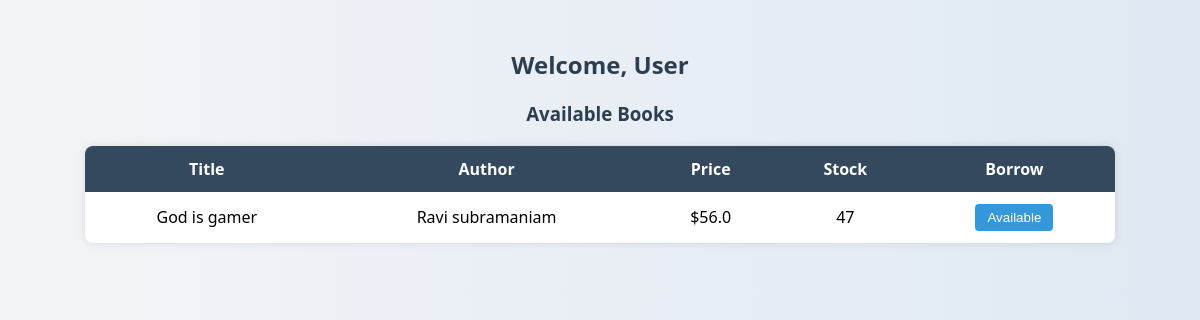
The app's page /user/home, older data.
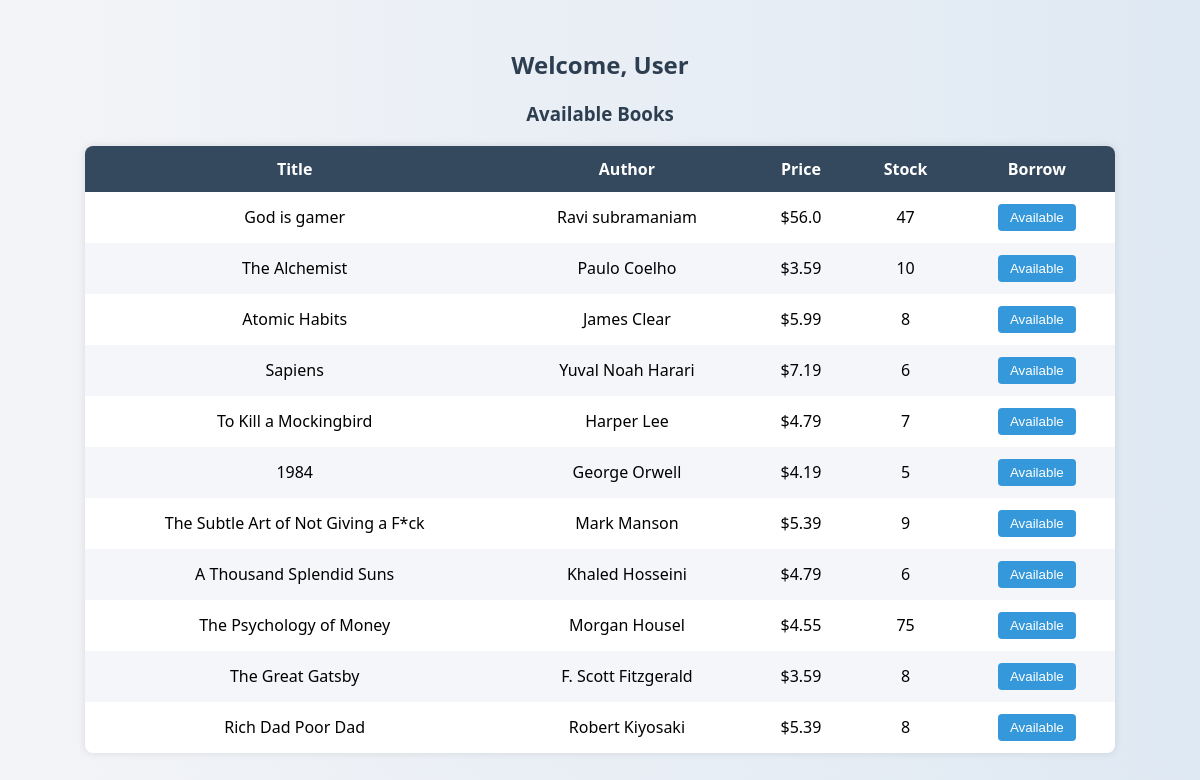
The same page, newer data.
### tables this page shows
CREATE TABLE books(book_id integer primary key autoincrement,
    book_title text not null,
    author text not null,
    price float not null,
    stock integer not null);

### app.py (the view)
@app.route("/user/home")
def user_home():
    conn = get_connection()
    cursor = conn.cursor()
    cursor.execute("SELECT * FROM books")
    books = cursor.fetchall()
    conn.close()
    return render_template("user_home.html", books=books)

### app.py (called while the page is built)
def get_connection():
    return sqlite3.connect("library.db")

### templates/user_home.html (shortened to what this page needs)
<!DOCTYPE html>
<html>
<head>
</head>
<body>
    <h2>Welcome, User</h2>
    <h3>Available Books</h3>
    <table>
        <thead>
            <tr>
                <th> <b>Title</b></th>
                <th> <b>Author</b></th>
                <th> <b>Price</b></th>
                <th> <b>Stock</b></th>
                <th> <b>Borrow</b></th>
            </tr>
        </thead>
        <tbody>
            {% for book in books %}
            <tr>
                <td>{{ book[1] }}</td>
                <td>{{ book[2] }}</td>
                <td>${{ book[3] }}</td>
                <td>
                    {% if book[4] > 0 %}
                        {{ book[4] }}
                    {% else %}
                        <span class="out-of-stock">Out of Stock</span>
                    {% endif %}
                </td>
                <td>
                    {% if book[4] > 0 %}
                    <form method="post" action="/user/borrow/{{ book[0] }}">
                        <button class="btn-borrow" type="submit">Available</button>
                    </form>
                    {% else %}
                        <button class="btn-borrow disabled" disabled>Unavailable</button>
                    {% endif %}
                </td>
            </tr>
            {% endfor %}
        </tbody>
    </table>
</body>
</html>

### templates/user_home.html (style rules this page uses)
body { font-family: 'Segoe UI', Tahoma, Geneva, Verdana, sans-serif; background: linear-gradient(to right, #f3f4f7, #dfe9f3); padding: 20px; }
h2, h3 { color: #2c3e50; text-align: center; }
table { border-collapse: collapse; width: 90%; margin: 20px auto; background-color: #fff; box-shadow: 0 0 8px rgba(0,0,0,0.1); border-radius: 8px; overflow: hidden; }
th, td { padding: 12px 15px; text-align: center; }
th { background-color: #34495e; color: white; }
tr:nth-child(even) { background-color: #f4f6f9; }
.btn-borrow { padding: 6px 12px; border: none; background-color: #3498db; color: white; border-radius: 4px; cursor: pointer; transition: background-color 0.3s ease; }

Row changes from the older to the newer data that the page shows:
added books: book_title "The Alchemist", author "Paulo Coelho", price "3.59", stock "10"
added books: book_title "Atomic Habits", author "James Clear", price "5.99", stock "8"
added books: book_title "Sapiens", author "Yuval Noah Harari", price "7.19", stock "6"
added books: book_title "To Kill a Mockingbird", author "Harper Lee", price "4.79", stock "7"
added books: book_title "1984", author "George Orwell", price "4.19", stock "5"
added books: book_title "The Subtle Art of Not Giving a F*ck", author "Mark Manson", price "5.39", stock "9"
added books: book_title "A Thousand Splendid Suns", author "Khaled Hosseini", price "4.79", stock "6"
added books: book_title "The Psychology of Money", author "Morgan Housel", price "4.55", stock "75"
added books: book_title "The Great Gatsby", author "F. Scott Fitzgerald", price "3.59", stock "8"
added books: book_title "Rich Dad Poor Dad", author "Robert Kiyosaki", price "5.39", stock "8"
